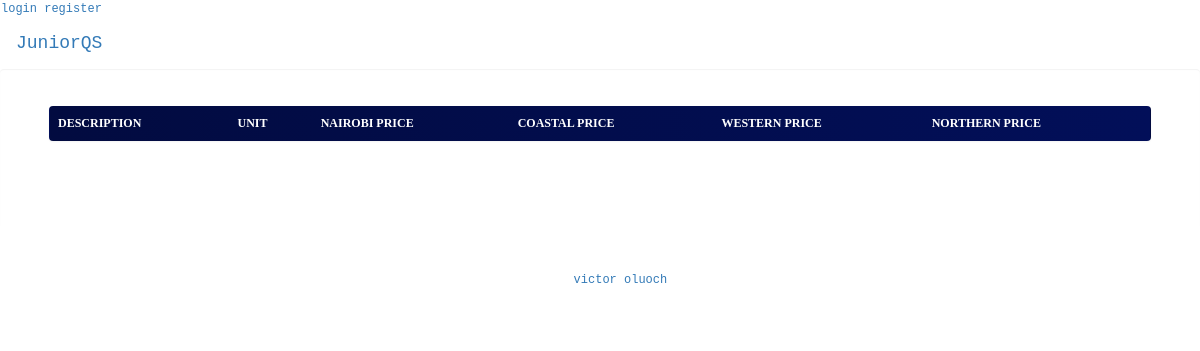
Page /home on the earlier database version.
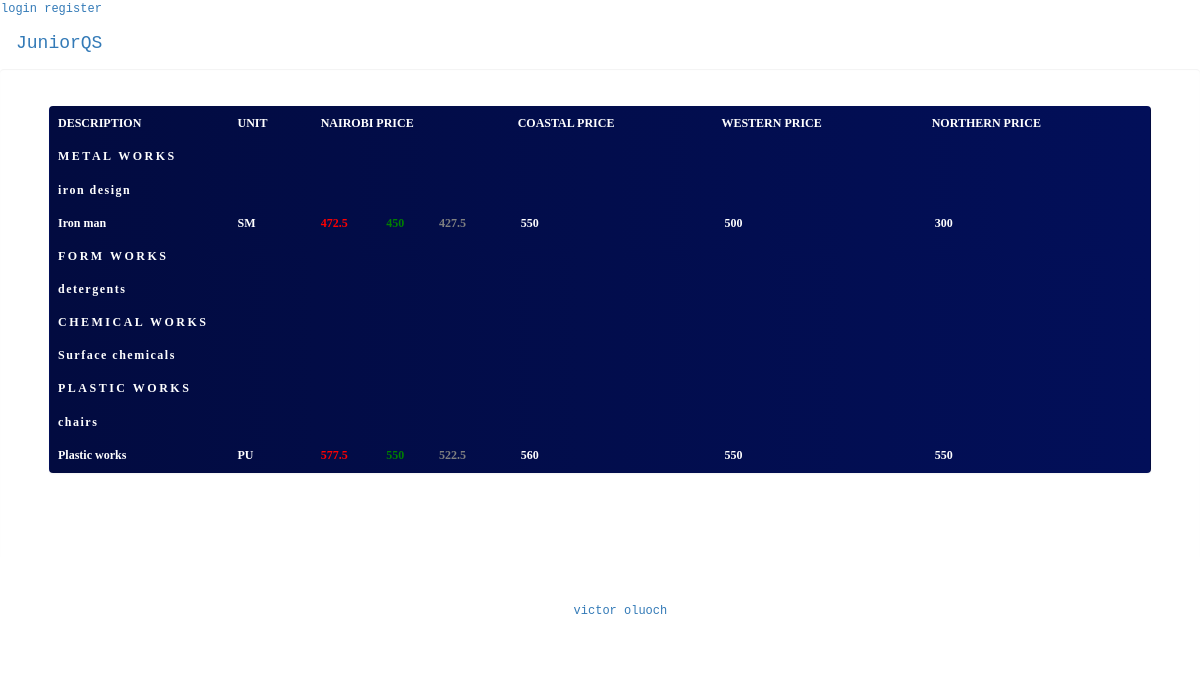
Same page on the later database version.
### app/models.py (models this page shows, shortened)
class Category(db.Model):
    id = db.Column(db.Integer, primary_key=True)
    subcategory_id = db.relationship('Subcategory', backref='subcategory', lazy='dynamic')
    description_id = db.relationship('Description', backref='desc', lazy='dynamic')
    name = db.Column(db.String(250))

class Subcategory(db.Model):
    id = db.Column(db.Integer, primary_key=True)
    description_id = db.relationship('Description', backref='description', lazy='dynamic')
    category = db.Column(db.Integer, db.ForeignKey('category.id'))
    name = db.Column(db.String(250))

class Description(db.Model):
    id = db.Column(db.Integer, primary_key=True)
    unit = db.Column(db.String(250), nullable=False)
    subcategory_id = db.Column(db.Integer, db.ForeignKey('subcategory.id'), nullable=False)
    category_id = db.Column(db.Integer, db.ForeignKey('category.id'), nullable=False)
    nairobi_region = db.Column(db.Integer)
    coastal_region = db.Column(db.Integer)
    western_region = db.Column(db.Integer)
    nothern_region = db.Column(db.Integer)
    name = db.Column(db.String(250), nullable=False)

### app/routes.py (the view)
@app.route('/', methods=['GET'])
@app.route('/home', methods=['GET'])
def home():
    cat = Category.query.all()
    desc = Description.query.all()
    subcategory = Subcategory.query.all()
    return render_template('dashboard.html', cat=cat, desc=desc, subcategory=subcategory)

### app/templates/dashboard.html (shortened to what this page needs)
{% extends 'public/main.html'%}
{% block body %}
<div class="pannel-main">
    <div class="row">
        <div class="col-sm-12">
            <div class="row">
                <div class="col-sm-12">
                </div>
            </div>
        </div>
    </div>
    <div class="row">
        <div class="col-sm-12">
            <div class="col-sm-12" id="itemsListDiv">
                <div class="row">
                    <div class="col-sm-12" id="itemsListTable">
                        <div class="col-sm-6">
                            <br>
                        </div>
                        <div class="col-xs-12">
                            <div class="panel"
                                style="background-image: linear-gradient(to right, #020B40, #020F59); color: white;">
                                <div class="table table-responsive">
                                    <table class="table"
                                        style="background-image: linear-gradient(to right, #020B40, #020F59); opacity: 1; color: white; font-family: Georgia, 'Times New Roman', Times, serif; font-weight: bolder;">
                                        <thead>
                                            <tr style="background-color: transparent;">
                                                <th>DESCRIPTION</th>
                                                <th>UNIT</th>
                                                <th>NAIROBI PRICE</th>
                                                <th>COASTAL PRICE</th>
                                                <th>WESTERN PRICE</th>
                                                <th>NORTHERN PRICE</th>
                                            </tr>
                                        </thead>
                                        <tbody>
                                            <tr>
                                                {% for det in cat%}
                                                <td class="panel-heading"
                                                    style="font-weight: bolder; text-transform: uppercase; color: white; letter-spacing: .25rem;"
                                                    colspan="8">{{det.name}}
                                                </td>
                                            </tr>
                                            {% for sub in subcategory%}
                                            {%if sub.category == det.id%}
                                            <tr class="subcategory">
                                                <td style="font-weight:700; color: white; letter-spacing: .15rem;"
                                                    colspan="8">{{sub.name}}</td>
                                            </tr>
                                            {%endif%}
                                            {% for details in desc%}
                                            <tr class="desc">
                                                {%if details.subcategory_id == sub.id and details.category_id ==
                                                det.id %}
                                                <td>{{details.name}}</td>
                                                <td>{{details.unit}}</td>
                                                <td>
                                                    <table>
                                                        <tr>
                                                            <td style="color: red;" class="large_font">
                                                                {{details.nairobi_region * 1.05}}</td>
                                                            <td style="color: green;" class="large_font">
                                                                &nbsp;{{details.nairobi_region}}&nbsp;</td>
                                                            <td style="color: gray;" class="large_font">
                                                                {{details.nairobi_region * 0.95}}</td>
                                                        </tr>
                                                    </table>
                                                </td>
                                                <td>
                                                    <table>
                                                        <tr>
                                                            <td class="large_font">
                                                                &nbsp;{{details.coastal_region}}&nbsp;</td>
                                                        </tr>
                                                    </table>
                                                </td>
                                                <td>
                                                    <table>
                                                        <tr>
                                                            <td class="large_font">
                                                                &nbsp;{{details.western_region}}&nbsp;</td>
                                                        </tr>
                                                    </table>
                                                </td>
                                                <td>
                                                    <table>
                                                        <tr>
                                                            <td class="large_font">
                                                                &nbsp;{{details.nothern_region}}&nbsp;</td>
                                                        </tr>
                                                    </table>
                                                </td>
                                                {% endif %}
                                            </tr>
                                            {%endfor%}
                                            {%endfor%}
                                            {% endfor%}
                                            </tr>
                                        </tbody>
                                    </table>
                                </div>
                            </div>
                        </div>
                        <div class="col-sm-12 text-center">
                        </div>
                    </div>
                </div>
            </div>
        </div>
    </div>
</div>
<footer class="container-fluid text-center hidden-print">
    <p>
        <i class="fa fa-copyright"></i>
        Copyright <a href="http://www.vicjuma945.com/">victor oluoch</a> (2020)
    </p>
</footer>
{% endblock body%}

### app/templates/public/main.html (shortened to what this page needs)
<!DOCTYPE html>
<html>
<head>
    <link rel="stylesheet" href="{{url_for('static', filename='styles/bootstrap.min.css')}}">
    <link rel="stylesheet" href="{{url_for('static', filename='styles/bootstrap-theme.min.css')}}">
    <link rel="stylesheet" href="{{url_for('static', filename='styles/font-awesome.min.css')}}">
    <link rel="stylesheet" href="./static/css/font-awesome-animation.min.css">
    <link rel="stylesheet" href="https://stackpath.bootstrapcdn.com/font-awesome/4.7.0/css/font-awesome.min.css">
    <link rel="stylesheet" href="{{url_for('static', filename='css/main.css')}}">
</head>
<body>
    <nav class="navbar">
        {% if current_user.is_authenticated%}
        {% if current_user.is_admin == True%}
        <a href="{{url_for('home')}}">Dashboard</a>
        {% endif%}
        <a href="{{url_for('logout')}}">logout</a>
        {% else %}
        <a href="{{url_for('login')}}">login</a>
        <a href="{{url_for('register')}}">register</a>
        {% endif %}
        <div class="container-fluid">
            <div class="navbar-header">
                <a class="navbar-brand" style="margin-top:2">
                    JuniorQS
                </a>
            </div>
        </div>
    </nav>
    {%block body%}
    {%endblock body%}
</body>
</html>

### app/static/css/main.css (style rules this page uses)
.navbar { margin-bottom: 0; border-radius: 0; }
td, th, table { border: none !important; }
table { width: 100% !important; }
footer { background-color: transparent; color: white; padding: 25px; }
.pannel-main { min-height: 20px; padding: 19px; margin-bottom: 20px; border: none; border-radius: 4px; -webkit-box-shadow: inset 0 1px 1px rgba(0, 0, 0, .05); box-shadow: inset 0 1px 1px rgba(0, 0, 0, .05); }
body { background-color: #f5f5f5; background: url(./../images/background.jpg); font-size: 12px; font-family:monospace }

Differences in the rows shown:
added Category: name "METAL WORKS"
added Subcategory: name "iron design", shown under "METAL WORKS"
added Description: name "Iron man", unit "SM", details.nairobi_region*1.05 "472.5", nairobi_region "450", details.nairobi_region*0.95 "427.5", coastal_region "550", western_region "500", nothern_region "300", shown under "iron design"
added Category: name "FORM WORKS"
added Subcategory: name "detergents", shown under "FORM WORKS"
added Category: name "CHEMICAL WORKS"
added Subcategory: name "Surface chemicals", shown under "CHEMICAL WORKS"
added Category: name "PLASTIC WORKS"
added Subcategory: name "chairs", shown under "PLASTIC WORKS"
added Description: name "Plastic works", unit "PU", details.nairobi_region*1.05 "577.5", nairobi_region "550", details.nairobi_region*0.95 "522.5", coastal_region "560", western_region "550", nothern_region "550", shown under "chairs"
